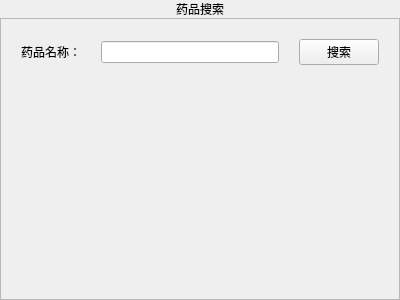
<?xml version="1.0" encoding="UTF-8"?>
<ui version="4.0">
 <class>DrugSearchPage</class>
 <widget class="QWidget" name="DrugSearchPage">
  <property name="geometry">
   <rect>
    <x>0</x>
    <y>0</y>
    <width>400</width>
    <height>300</height>
   </rect>
  </property>
  <property name="windowTitle">
   <string>Form</string>
  </property>
  <layout class="QVBoxLayout" name="verticalLayout_2">
   <property name="spacing">
    <number>0</number>
   </property>
   <property name="leftMargin">
    <number>0</number>
   </property>
   <property name="topMargin">
    <number>0</number>
   </property>
   <property name="rightMargin">
    <number>0</number>
   </property>
   <property name="bottomMargin">
    <number>0</number>
   </property>
   <item>
    <widget class="QLabel" name="fullHeaderLabel">
     <property name="text">
      <string>药品搜索</string>
     </property>
     <property name="alignment">
      <set>Qt::AlignCenter</set>
     </property>
    </widget>
   </item>
   <item>
    <widget class="QScrollArea" name="scrollArea">
     <property name="widgetResizable">
      <bool>true</bool>
     </property>
     <widget class="QWidget" name="scrollAreaWidgetContents">
      <property name="geometry">
       <rect>
        <x>0</x>
        <y>0</y>
        <width>398</width>
        <height>286</height>
       </rect>
      </property>
      <layout class="QVBoxLayout" name="verticalLayout">
       <property name="spacing">
        <number>20</number>
       </property>
       <property name="leftMargin">
        <number>20</number>
       </property>
       <property name="topMargin">
        <number>20</number>
       </property>
       <property name="rightMargin">
        <number>20</number>
       </property>
       <property name="bottomMargin">
        <number>20</number>
       </property>
       <item>
        <layout class="QHBoxLayout" name="horizontalLayout">
         <item>
          <widget class="QLabel" name="label">
           <property name="text">
            <string>药品名称：</string>
           </property>
          </widget>
         </item>
         <item>
          <widget class="QLineEdit" name="drugName">
           <property name="text">
            <string/>
           </property>
          </widget>
         </item>
         <item>
          <widget class="QPushButton" name="SearchBtn">
           <property name="text">
            <string>搜索</string>
           </property>
          </widget>
         </item>
        </layout>
       </item>
       <item>
        <layout class="QGridLayout" name="DrugList">
         <property name="spacing">
          <number>10</number>
         </property>
        </layout>
       </item>
       <item>
        <spacer name="verticalSpacer">
         <property name="orientation">
          <enum>Qt::Vertical</enum>
         </property>
         <property name="sizeHint" stdset="0">
          <size>
           <width>20</width>
           <height>177</height>
          </size>
         </property>
        </spacer>
       </item>
      </layout>
     </widget>
    </widget>
   </item>
  </layout>
 </widget>
 <resources/>
 <connections/>
</ui>
